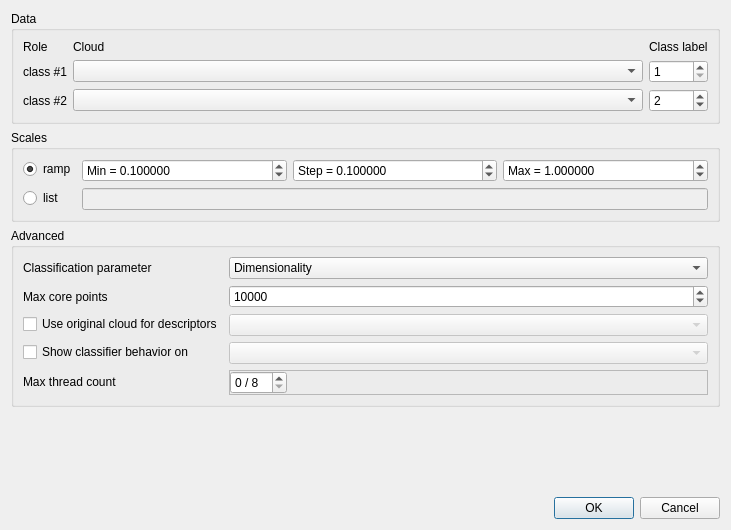
<?xml version="1.0" encoding="UTF-8"?>
<ui version="4.0">
 <class>CanupoTrainingDialog</class>
 <widget class="QDialog" name="CanupoTrainingDialog">
  <property name="geometry">
   <rect>
    <x>0</x>
    <y>0</y>
    <width>731</width>
    <height>530</height>
   </rect>
  </property>
  <property name="windowTitle">
   <string>CANUPO Training</string>
  </property>
  <property name="windowIcon">
   <iconset resource="qCanupo.qrc">
    <normaloff>:/CC/plugin/qCanupoPlugin/iconCreate.png</normaloff>:/CC/plugin/qCanupoPlugin/iconCreate.png</iconset>
  </property>
  <layout class="QVBoxLayout" name="verticalLayout">
   <item>
    <widget class="QGroupBox" name="groupBox">
     <property name="title">
      <string>Data</string>
     </property>
     <layout class="QGridLayout" name="gridLayout">
      <item row="0" column="0">
       <widget class="QLabel" name="label_3">
        <property name="text">
         <string>Role</string>
        </property>
       </widget>
      </item>
      <item row="0" column="1">
       <widget class="QLabel" name="label_4">
        <property name="text">
         <string>Cloud</string>
        </property>
       </widget>
      </item>
      <item row="0" column="2">
       <widget class="QLabel" name="label_5">
        <property name="text">
         <string>Class label</string>
        </property>
       </widget>
      </item>
      <item row="2" column="0">
       <widget class="QLabel" name="label">
        <property name="text">
         <string>class #1</string>
        </property>
       </widget>
      </item>
      <item row="2" column="2">
       <widget class="QSpinBox" name="cloud1ClassSpinBox">
        <property name="minimum">
         <number>1</number>
        </property>
       </widget>
      </item>
      <item row="3" column="0">
       <widget class="QLabel" name="label_2">
        <property name="text">
         <string>class #2</string>
        </property>
       </widget>
      </item>
      <item row="3" column="2">
       <widget class="QSpinBox" name="cloud2ClassSpinBox">
        <property name="minimum">
         <number>1</number>
        </property>
        <property name="value">
         <number>2</number>
        </property>
       </widget>
      </item>
      <item row="2" column="1">
       <widget class="QComboBox" name="class1CloudComboBox">
        <property name="sizePolicy">
         <sizepolicy hsizetype="Expanding" vsizetype="Fixed">
          <horstretch>0</horstretch>
          <verstretch>0</verstretch>
         </sizepolicy>
        </property>
        <property name="toolTip">
         <string>Points belonging to class #1 </string>
        </property>
       </widget>
      </item>
      <item row="3" column="1">
       <widget class="QComboBox" name="class2CloudComboBox">
        <property name="sizePolicy">
         <sizepolicy hsizetype="Expanding" vsizetype="Fixed">
          <horstretch>0</horstretch>
          <verstretch>0</verstretch>
         </sizepolicy>
        </property>
        <property name="toolTip">
         <string>Points belonging to class #2</string>
        </property>
       </widget>
      </item>
     </layout>
    </widget>
   </item>
   <item>
    <widget class="QGroupBox" name="scalesGroupBox">
     <property name="title">
      <string>Scales</string>
     </property>
     <layout class="QFormLayout" name="formLayout_2">
      <item row="0" column="0">
       <widget class="QRadioButton" name="scalesRampRadioButton">
        <property name="text">
         <string>ramp</string>
        </property>
        <property name="checked">
         <bool>true</bool>
        </property>
       </widget>
      </item>
      <item row="0" column="1">
       <widget class="QFrame" name="scalesRampFrame">
        <layout class="QHBoxLayout" name="horizontalLayout">
         <property name="leftMargin">
          <number>0</number>
         </property>
         <property name="topMargin">
          <number>0</number>
         </property>
         <property name="rightMargin">
          <number>0</number>
         </property>
         <property name="bottomMargin">
          <number>0</number>
         </property>
         <item>
          <widget class="QDoubleSpinBox" name="minScaleDoubleSpinBox">
           <property name="toolTip">
            <string>Mininum scale</string>
           </property>
           <property name="prefix">
            <string>Min = </string>
           </property>
           <property name="decimals">
            <number>6</number>
           </property>
           <property name="minimum">
            <double>0.000001000000000</double>
           </property>
           <property name="maximum">
            <double>1000000000.000000000000000</double>
           </property>
           <property name="singleStep">
            <double>0.100000000000000</double>
           </property>
           <property name="value">
            <double>0.100000000000000</double>
           </property>
          </widget>
         </item>
         <item>
          <widget class="QDoubleSpinBox" name="stepScaleDoubleSpinBox">
           <property name="toolTip">
            <string>Step</string>
           </property>
           <property name="prefix">
            <string>Step = </string>
           </property>
           <property name="decimals">
            <number>6</number>
           </property>
           <property name="minimum">
            <double>0.000001000000000</double>
           </property>
           <property name="maximum">
            <double>1000000000.000000000000000</double>
           </property>
           <property name="singleStep">
            <double>0.100000000000000</double>
           </property>
           <property name="value">
            <double>0.100000000000000</double>
           </property>
          </widget>
         </item>
         <item>
          <widget class="QDoubleSpinBox" name="maxScaleDoubleSpinBox">
           <property name="toolTip">
            <string>Max scale</string>
           </property>
           <property name="prefix">
            <string>Max = </string>
           </property>
           <property name="decimals">
            <number>6</number>
           </property>
           <property name="minimum">
            <double>0.000001000000000</double>
           </property>
           <property name="maximum">
            <double>1000000000.000000000000000</double>
           </property>
           <property name="value">
            <double>1.000000000000000</double>
           </property>
          </widget>
         </item>
        </layout>
       </widget>
      </item>
      <item row="1" column="0">
       <widget class="QRadioButton" name="scalesListRadioButton">
        <property name="toolTip">
         <string>Inp</string>
        </property>
        <property name="text">
         <string>list</string>
        </property>
       </widget>
      </item>
      <item row="1" column="1">
       <widget class="QLineEdit" name="scalesListLineEdit">
        <property name="enabled">
         <bool>false</bool>
        </property>
        <property name="toolTip">
         <string>Input scales as a list of values (separated by a space character)</string>
        </property>
       </widget>
      </item>
     </layout>
    </widget>
   </item>
   <item>
    <widget class="QGroupBox" name="groupBox_2">
     <property name="title">
      <string>Advanced</string>
     </property>
     <layout class="QFormLayout" name="formLayout">
      <item row="1" column="0">
       <widget class="QLabel" name="label_7">
        <property name="text">
         <string>Classification parameter</string>
        </property>
       </widget>
      </item>
      <item row="1" column="1">
       <widget class="QComboBox" name="paramComboBox">
        <item>
         <property name="text">
          <string>Dimensionality</string>
         </property>
        </item>
       </widget>
      </item>
      <item row="2" column="0">
       <widget class="QLabel" name="label_6">
        <property name="text">
         <string>Max core points</string>
        </property>
       </widget>
      </item>
      <item row="2" column="1">
       <widget class="QSpinBox" name="maxPointsSpinBox">
        <property name="toolTip">
         <string>Maximum number of core points computed on each class</string>
        </property>
        <property name="minimum">
         <number>100</number>
        </property>
        <property name="maximum">
         <number>1000000000</number>
        </property>
        <property name="singleStep">
         <number>1000</number>
        </property>
        <property name="value">
         <number>10000</number>
        </property>
       </widget>
      </item>
      <item row="4" column="0">
       <widget class="QCheckBox" name="evaluateParamsCheckBox">
        <property name="toolTip">
         <string>Check this to add more points to the 2D classifier behavior representation</string>
        </property>
        <property name="text">
         <string>Show classifier behavior on </string>
        </property>
       </widget>
      </item>
      <item row="4" column="1">
       <widget class="QComboBox" name="evaluationCloudComboBox">
        <property name="enabled">
         <bool>false</bool>
        </property>
        <property name="sizePolicy">
         <sizepolicy hsizetype="Expanding" vsizetype="Fixed">
          <horstretch>0</horstretch>
          <verstretch>0</verstretch>
         </sizepolicy>
        </property>
        <property name="toolTip">
         <string>Additional points that will be added to the 2D classifier behavior representation</string>
        </property>
       </widget>
      </item>
      <item row="3" column="0">
       <widget class="QCheckBox" name="useOriginalCloudCheckBox">
        <property name="toolTip">
         <string>If checked the original cloud will be used for descriptors computation (i.e. class clouds will be considered as core points of this cloud)</string>
        </property>
        <property name="text">
         <string>Use original cloud for descriptors</string>
        </property>
       </widget>
      </item>
      <item row="3" column="1">
       <widget class="QComboBox" name="originCloudComboBox">
        <property name="enabled">
         <bool>false</bool>
        </property>
        <property name="sizePolicy">
         <sizepolicy hsizetype="Expanding" vsizetype="Fixed">
          <horstretch>0</horstretch>
          <verstretch>0</verstretch>
         </sizepolicy>
        </property>
        <property name="toolTip">
         <string>If set this cloud will be used for descriptors computation (i.e. class clouds will be considered as core points of this cloud)</string>
        </property>
       </widget>
      </item>
      <item row="5" column="1">
       <widget class="QFrame" name="frame">
        <property name="frameShape">
         <enum>QFrame::StyledPanel</enum>
        </property>
        <property name="frameShadow">
         <enum>QFrame::Raised</enum>
        </property>
        <layout class="QHBoxLayout" name="horizontalLayout_8">
         <property name="leftMargin">
          <number>0</number>
         </property>
         <property name="topMargin">
          <number>0</number>
         </property>
         <property name="rightMargin">
          <number>0</number>
         </property>
         <property name="bottomMargin">
          <number>0</number>
         </property>
         <item>
          <widget class="QSpinBox" name="maxThreadCountSpinBox">
           <property name="suffix">
            <string notr="true"> / 8</string>
           </property>
          </widget>
         </item>
         <item>
          <spacer name="horizontalSpacer">
           <property name="orientation">
            <enum>Qt::Horizontal</enum>
           </property>
           <property name="sizeHint" stdset="0">
            <size>
             <width>40</width>
             <height>20</height>
            </size>
           </property>
          </spacer>
         </item>
        </layout>
       </widget>
      </item>
      <item row="5" column="0">
       <widget class="QLabel" name="label_8">
        <property name="text">
         <string>Max thread count</string>
        </property>
       </widget>
      </item>
     </layout>
    </widget>
   </item>
   <item>
    <spacer name="verticalSpacer">
     <property name="orientation">
      <enum>Qt::Vertical</enum>
     </property>
     <property name="sizeHint" stdset="0">
      <size>
       <width>20</width>
       <height>1</height>
      </size>
     </property>
    </spacer>
   </item>
   <item>
    <widget class="QDialogButtonBox" name="buttonBox">
     <property name="orientation">
      <enum>Qt::Horizontal</enum>
     </property>
     <property name="standardButtons">
      <set>QDialogButtonBox::Cancel|QDialogButtonBox::Ok</set>
     </property>
    </widget>
   </item>
  </layout>
 </widget>
 <tabstops>
  <tabstop>class1CloudComboBox</tabstop>
  <tabstop>cloud1ClassSpinBox</tabstop>
  <tabstop>class2CloudComboBox</tabstop>
  <tabstop>cloud2ClassSpinBox</tabstop>
  <tabstop>scalesRampRadioButton</tabstop>
  <tabstop>minScaleDoubleSpinBox</tabstop>
  <tabstop>stepScaleDoubleSpinBox</tabstop>
  <tabstop>maxScaleDoubleSpinBox</tabstop>
  <tabstop>scalesListRadioButton</tabstop>
  <tabstop>scalesListLineEdit</tabstop>
  <tabstop>paramComboBox</tabstop>
  <tabstop>maxPointsSpinBox</tabstop>
  <tabstop>useOriginalCloudCheckBox</tabstop>
  <tabstop>originCloudComboBox</tabstop>
  <tabstop>evaluateParamsCheckBox</tabstop>
  <tabstop>evaluationCloudComboBox</tabstop>
  <tabstop>buttonBox</tabstop>
 </tabstops>
 <resources>
  <include location="qCanupo.qrc"/>
 </resources>
 <connections>
  <connection>
   <sender>buttonBox</sender>
   <signal>accepted()</signal>
   <receiver>CanupoTrainingDialog</receiver>
   <slot>accept()</slot>
   <hints>
    <hint type="sourcelabel">
     <x>248</x>
     <y>254</y>
    </hint>
    <hint type="destinationlabel">
     <x>157</x>
     <y>274</y>
    </hint>
   </hints>
  </connection>
  <connection>
   <sender>buttonBox</sender>
   <signal>rejected()</signal>
   <receiver>CanupoTrainingDialog</receiver>
   <slot>reject()</slot>
   <hints>
    <hint type="sourcelabel">
     <x>316</x>
     <y>260</y>
    </hint>
    <hint type="destinationlabel">
     <x>286</x>
     <y>274</y>
    </hint>
   </hints>
  </connection>
  <connection>
   <sender>evaluateParamsCheckBox</sender>
   <signal>toggled(bool)</signal>
   <receiver>evaluationCloudComboBox</receiver>
   <slot>setEnabled(bool)</slot>
   <hints>
    <hint type="sourcelabel">
     <x>109</x>
     <y>281</y>
    </hint>
    <hint type="destinationlabel">
     <x>343</x>
     <y>282</y>
    </hint>
   </hints>
  </connection>
  <connection>
   <sender>scalesRampRadioButton</sender>
   <signal>toggled(bool)</signal>
   <receiver>scalesRampFrame</receiver>
   <slot>setEnabled(bool)</slot>
   <hints>
    <hint type="sourcelabel">
     <x>42</x>
     <y>170</y>
    </hint>
    <hint type="destinationlabel">
     <x>276</x>
     <y>171</y>
    </hint>
   </hints>
  </connection>
  <connection>
   <sender>scalesListRadioButton</sender>
   <signal>toggled(bool)</signal>
   <receiver>scalesListLineEdit</receiver>
   <slot>setEnabled(bool)</slot>
   <hints>
    <hint type="sourcelabel">
     <x>36</x>
     <y>196</y>
    </hint>
    <hint type="destinationlabel">
     <x>276</x>
     <y>197</y>
    </hint>
   </hints>
  </connection>
  <connection>
   <sender>useOriginalCloudCheckBox</sender>
   <signal>toggled(bool)</signal>
   <receiver>originCloudComboBox</receiver>
   <slot>setEnabled(bool)</slot>
   <hints>
    <hint type="sourcelabel">
     <x>108</x>
     <y>229</y>
    </hint>
    <hint type="destinationlabel">
     <x>342</x>
     <y>230</y>
    </hint>
   </hints>
  </connection>
 </connections>
</ui>
